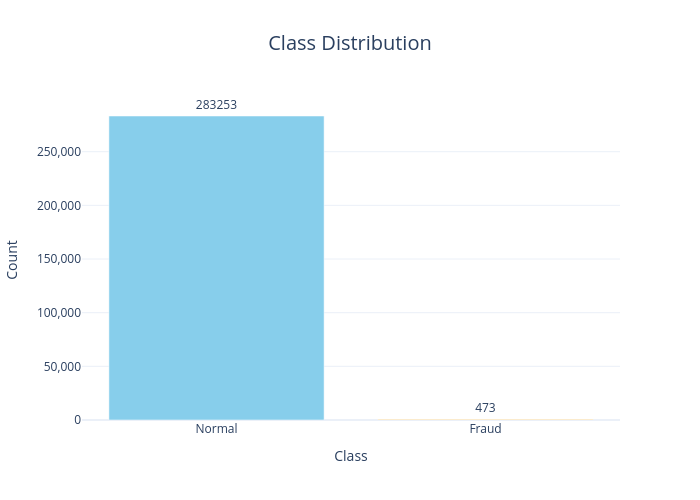

Notebook code cell kept with this figure:
### Markdown cell above
## Explore Data Analysis(EDA)

### Code cell
class_counts = df['Class'].value_counts().sort_index()
class_labels = ['Normal', 'Fraud']
colors = ['skyblue', 'orange']

fig = go.Figure(data=[
    go.Bar(
        x=class_labels,
        y=class_counts.values,
        marker_color=colors,
        text=class_counts.values,
        textposition='outside',
        hovertemplate='<b>%{x}</b><br>Count: %{y:,}<extra></extra>'
    )
])

fig.update_layout(
    title={
        'text': 'Class Distribution',
        'x': 0.5,
        'xanchor': 'center',
        'font': {'size': 20}
    },
    xaxis_title='Class',
    yaxis=dict(
        title='Count',
        tickformat=',',   
    ),  
    template='plotly_white',
    width=700,
    height=500,
    showlegend=False
)

fig.show()

### Figure 1 — Plotly figure (JSON) as saved in the notebook; plotly's stock layout.template omitted (floating-point values rounded to 4 significant figures)
{"data": [{"hovertemplate": "<b>%{x}</b><br>Count: %{y:,}<extra></extra>", "marker": {"color": ["skyblue", "orange"]}, "text": [283300.0, 473.0], "textposition": "outside", "type": "bar", "x": ["Normal", "Fraud"], "y": [283253, 473]}], "layout": {"height": 500, "showlegend": false, "title": {"font": {"size": 20}, "text": "Class Distribution", "x": 0.5, "xanchor": "center"}, "width": 700, "xaxis": {"title": {"text": "Class"}}, "yaxis": {"tickformat": ",", "title": {"text": "Count"}}}}
